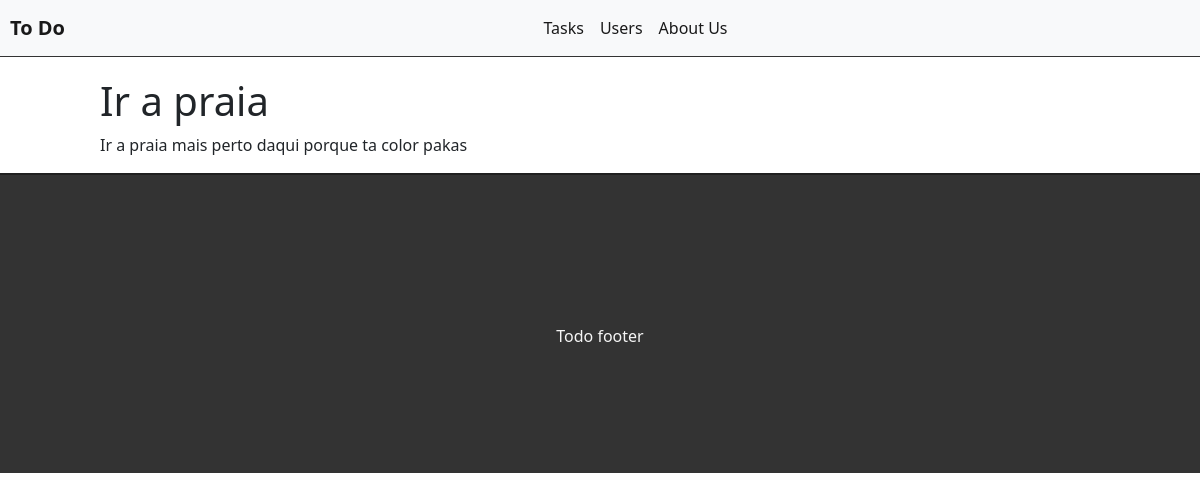
The page /task/6 on the database as committed earlier.
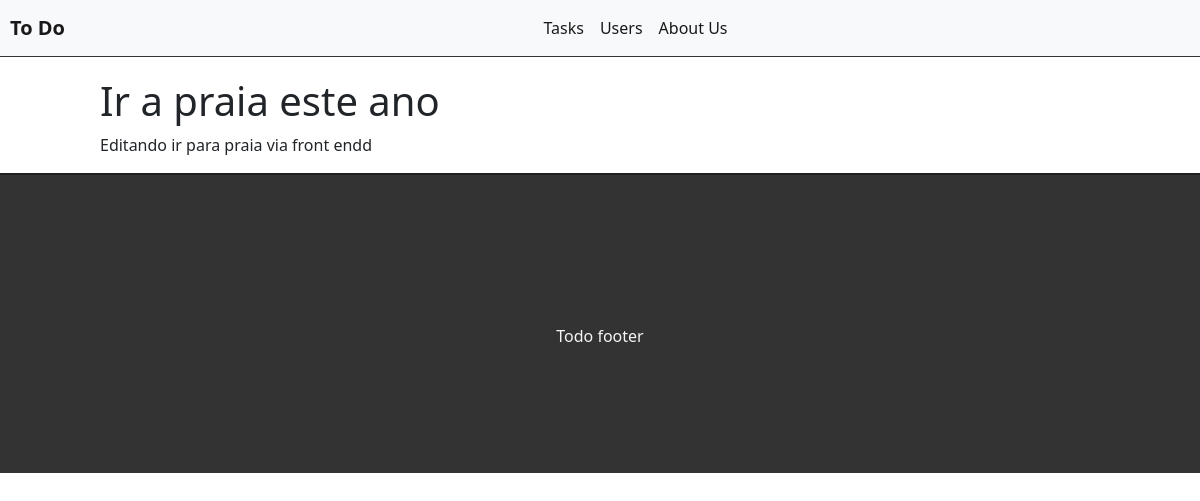
The same page on the database as committed later.
### tasks/models.py (models this page shows, shortened)
class Task(models.Model):
    STATUS=(
       ('doing', 'Doing'),
       ('done', 'Done'),
    )
    title = models.CharField(max_length=255)
    description = models.TextField()
    done = models.CharField(max_length = 5, choices = STATUS)
    create_at = models.DateTimeField(auto_now_add = True)
    update_at = models.DateTimeField(auto_now = True)

### tasks/views.py (the view)
# urls.py: path('task/<int:id>', views.taskView, name='task_view'),
def taskView(request, id):
     task = get_object_or_404(Task, pk=id)# verifica se no model Task exist a primary key (pk) id
     return render(request=request, template_name='tasks/task.html', context={'task':task})

### tasks/templates/tasks/task.html (shortened to what this page needs)
{% extends 'base.html' %}
{% block content %}
<div class="offset-1 col-10 list-div">
    <h1>{{task.title}}</h1>
    <p>{{task.description}}</p>
</div>
{% endblock  %}

Rows that differ between the two databases and show on the page:
changed Task: title "Ir a praia" → "Ir a praia este ano"; description "Ir a praia mais perto daqui porque ta color pakas" → "Editando ir para praia via front endd"
